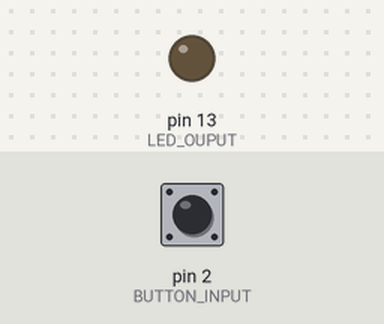
Simulated run of this sketch. Board: Arduino Uno, built with avr-gcc and run on an emulated ATmega328P. On the bench: output pins drawn as LEDs (lit = HIGH). Inputs (shaded band) come from the test bench; at power-on: pin 2 (BUTTON_INPUT) LOW.

Above: at 1.2 s.
1.3 s: pin 2 (BUTTON_INPUT) pulled HIGH for 0.15 s
At 1.37 s:
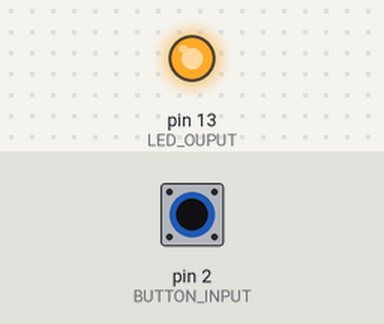
2.9 s: pin 2 (BUTTON_INPUT) pulled HIGH for 3.2 s
At 7.4 s:
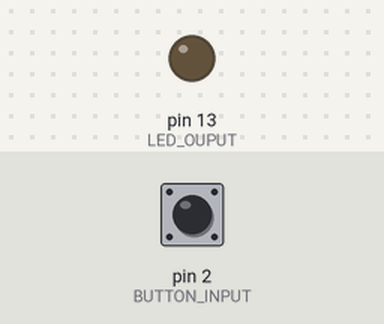
Timing chart, 0 to 8.9 s (numbered marks = the images above; inputs shaded):
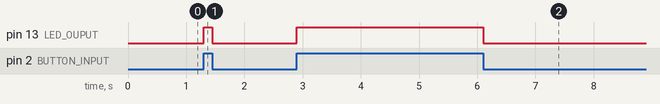

The sketch:

sketch_3.6.SwitchButtonLEDControl.ino
```cpp
int BUTTON_INPUT = 2;
int LED_OUPUT = 13;

void setup() {
  pinMode(BUTTON_INPUT, INPUT); // 디지털 입력 설정 (생략 가능)
  pinMode(LED_OUPUT, OUTPUT);  // 디지털 출력 설정
}

void loop() {
  int buttonState = digitalRead(BUTTON_INPUT);
  if (buttonState == HIGH) {
    digitalWrite(LED_OUPUT, HIGH);
  }
  else {
    digitalWrite(LED_OUPUT, LOW);
  }
}
```

Measured:
- after the input at 1.3 s, pin 13 (LED_OUPUT): LOW → HIGH at once, → LOW 0.15 s later
- after the input at 2.9 s, pin 13 (LED_OUPUT): LOW → HIGH at once, → LOW 3.2 s later
